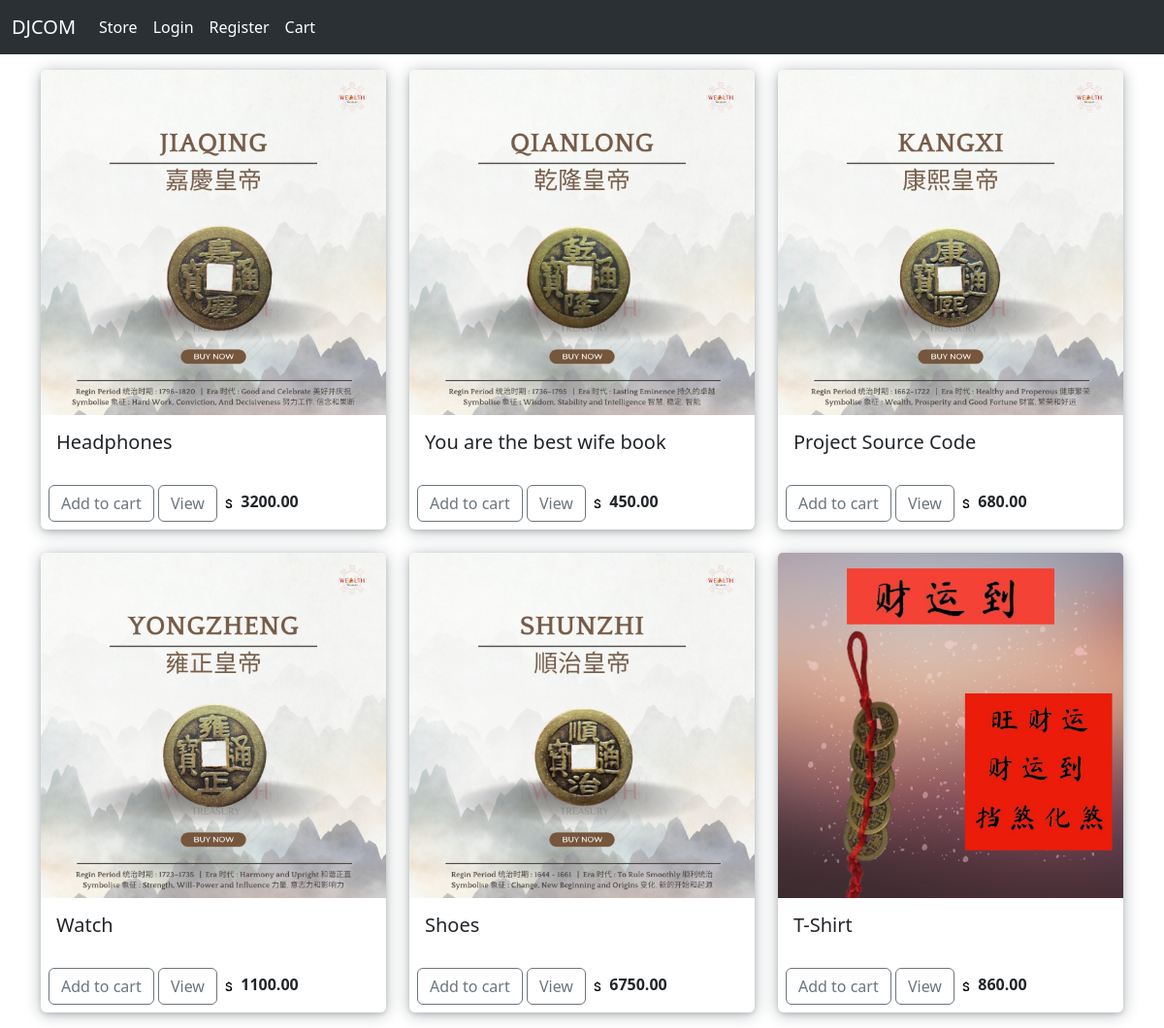
Before: / with the older database file.
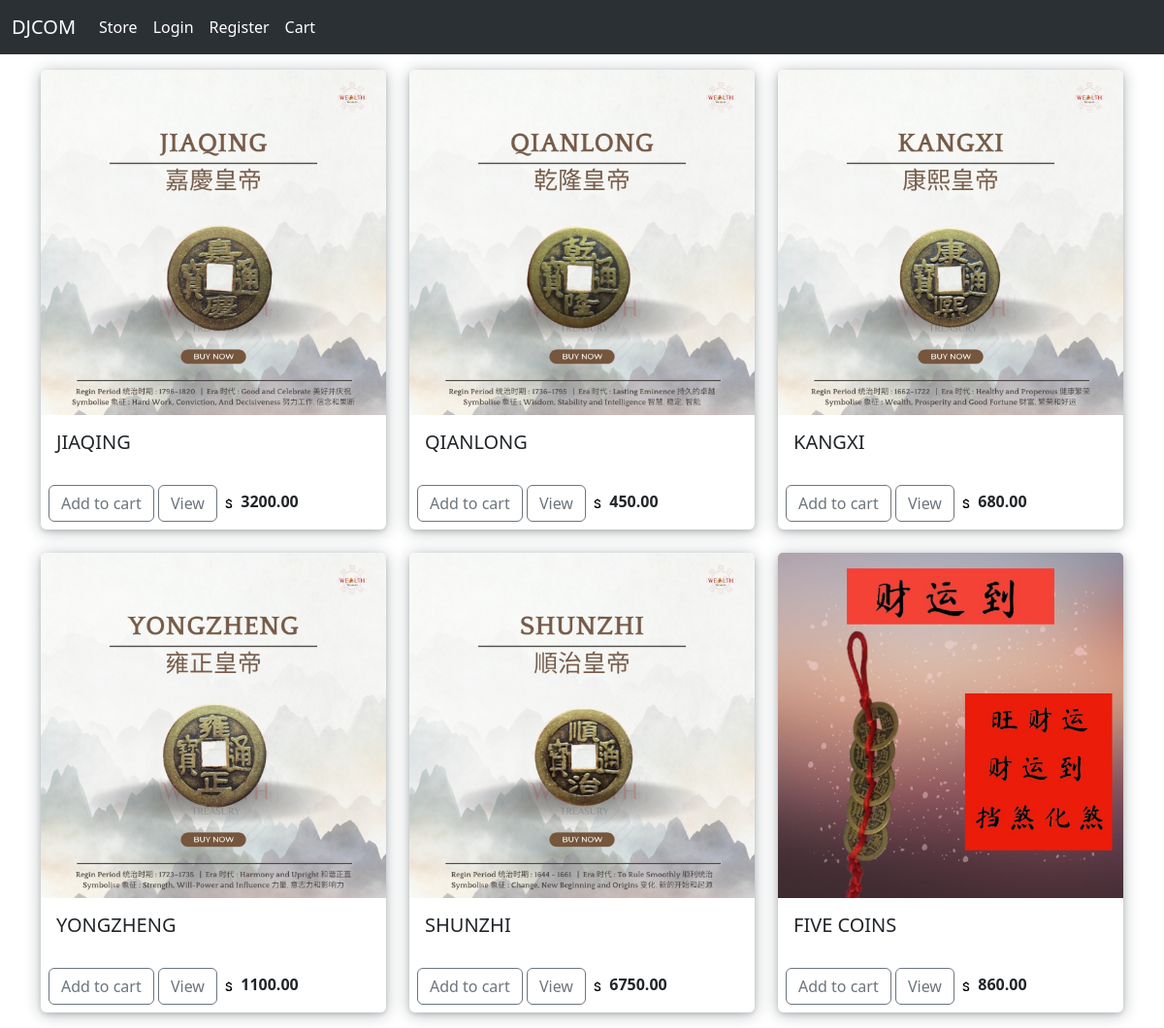
After: the same page with the newer database file.
### store/models.py (models this page shows, shortened)
class Product(models.Model):
    name = models.CharField(max_length=300, null=True, blank=True)
    price = models.IntegerField()
    digital = models.BooleanField(default=False, null=True, blank=True)
    image = models.ImageField(null=True, blank=True)
    @property
    def imageURL(self):
        try:
            url = self.image.url
        except:
            url = ''
        return url

### store/views.py (the view)
# urls.py: path('', include('store.urls')),
def store(request):
    products = Product.objects.all()
    context = {'products': products}
    return render(request, 'store/store.html', context)

### store/templates/store/store.html
{% extends 'index.html' %}
{% load static %}
{% block content %}
<div class="row row-cols-1 row-cols-md-3 g-4">
    {% for product in products %}
    <div class="col">
        <div class="card border-0 custom-shadow">
            <img src="{{product.imageURL}}" class="card-img-top" alt="...">
            <div class="card-body">
                <h5 class="card-title">{{product.name}}</h5>
            </div>
            <div class="footer p-2">
                <button data-product={{product.id}} data-action="add" class="btn btn-outline-secondary update-cart">Add to cart</button>
                <a href="" class="btn btn-outline-secondary">View</a>
                <strong><img src="SGD {% static 'images/rupee.svg' %}" /> {{product.price|floatformat:2}}</strong>
            </div>
        </div>
    </div>
    {% endfor %}
</div>
{% endblock content %}

Changed rows visible on the page:
changed Product: name "Headphones" → "JIAQING"
changed Product: name "You are the best wife book" → "QIANLONG"
changed Product: name "Project Source Code" → "KANGXI"
changed Product: name "Watch" → "YONGZHENG"
changed Product: name "Shoes" → "SHUNZHI"
changed Product: name "T-Shirt" → "FIVE COINS"
